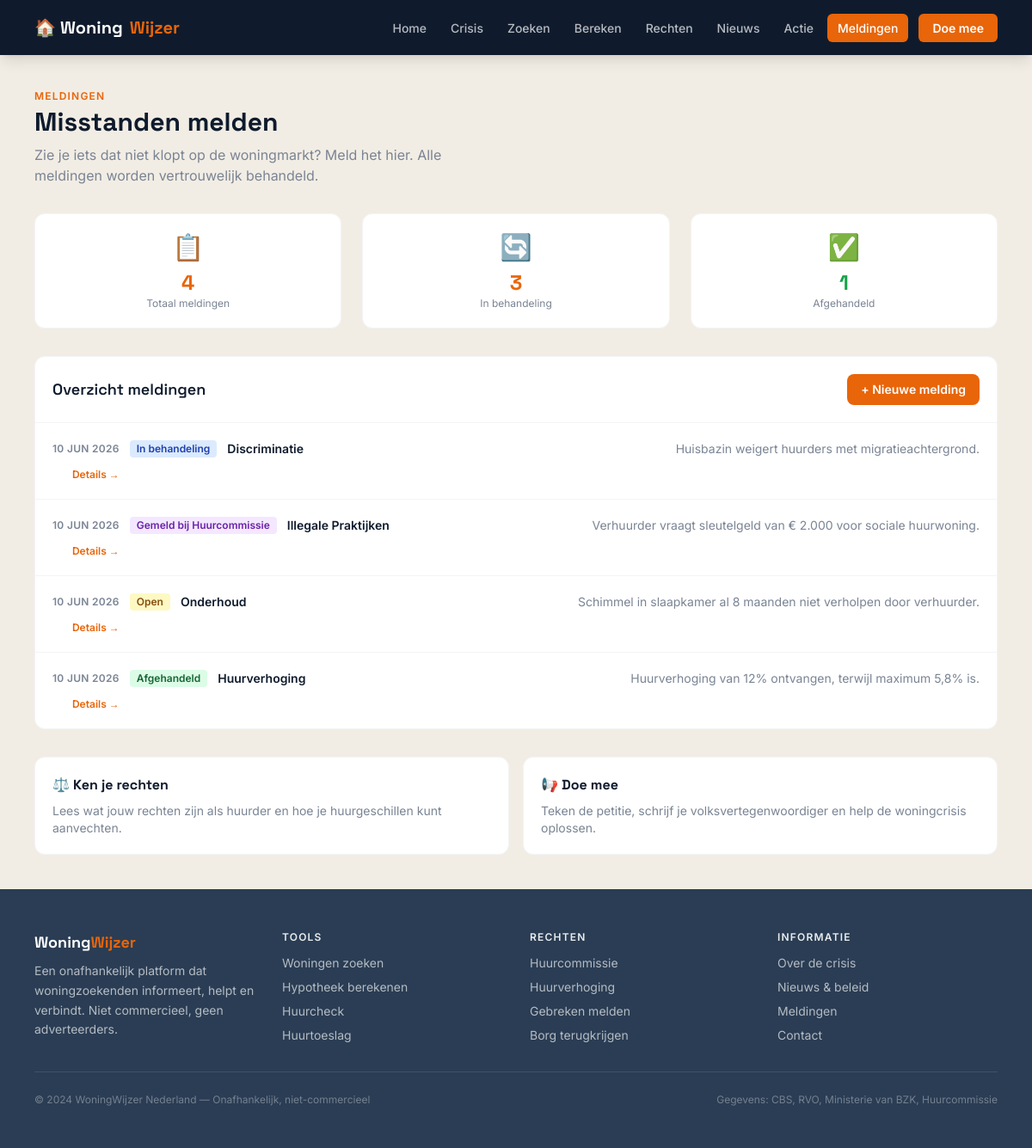
Screenshot of /woningwijzer/pages/meldingen.php with the database file from the repository.
### tables this page shows
CREATE TABLE IF NOT EXISTS meldingen (
    id INT AUTO_INCREMENT PRIMARY KEY,
    type VARCHAR(50) NOT NULL,
    omschrijving TEXT NOT NULL,
    status VARCHAR(50) DEFAULT 'Open',
    aangemaakt_op DATETIME DEFAULT CURRENT_TIMESTAMP
);

### woningwijzer/pages/meldingen.php (the view, shortened to what this page needs)
<?php
require_once __DIR__ . '/../includes/header.php';
$db = getDb();
$meldingen = $db->query("SELECT * FROM meldingen ORDER BY aangemaakt_op DESC")->fetchAll();
?>
<div class="max-w-6xl mx-auto px-4 py-10">
    <p class="text-xs font-semibold uppercase tracking-widest text-oranje mb-1">Meldingen</p>
    <h1 class="font-display text-3xl font-bold mb-2">Misstanden melden</h1>
    <p class="text-gedempt text-base max-w-lg mb-8">
        Zie je iets dat niet klopt op de woningmarkt? Meld het hier. Alle meldingen worden vertrouwelijk behandeld.
    </p>
    <div class="grid grid-cols-1 md:grid-cols-3 gap-6 mb-8">
        <div class="bg-white rounded-xl border border-gray-100 p-5 text-center">
            <div class="text-3xl mb-2">📋</div>
            <p class="font-display font-bold text-2xl text-oranje"><?= count($meldingen) ?></p>
            <p class="text-xs text-gedempt">Totaal meldingen</p>
        </div>
        <div class="bg-white rounded-xl border border-gray-100 p-5 text-center">
            <div class="text-3xl mb-2">🔄</div>
            <p class="font-display font-bold text-2xl text-oranje">3</p>
            <p class="text-xs text-gedempt">In behandeling</p>
        </div>
        <div class="bg-white rounded-xl border border-gray-100 p-5 text-center">
            <div class="text-3xl mb-2">✅</div>
            <p class="font-display font-bold text-2xl text-green-600">1</p>
            <p class="text-xs text-gedempt">Afgehandeld</p>
        </div>
    </div>
    <div class="bg-white rounded-xl border border-gray-100 overflow-hidden mb-8">
        <div class="p-5 border-b border-gray-100 flex items-center justify-between">
            <h2 class="font-display font-semibold text-lg">Overzicht meldingen</h2>
            <button class="bg-oranje hover:bg-orange-700 text-white px-4 py-2 rounded-lg text-sm font-semibold transition-colors">
                + Nieuwe melding
            </button>
        </div>
        <div class="divide-y divide-gray-100">
            <?php foreach ($meldingen as $m): ?>
                <div class="p-4 sm:p-5 grid grid-cols-1 sm:grid-cols-[auto_auto_1fr_auto] gap-2 sm:gap-3 items-start sm:items-center">
                    <span class="text-xs font-semibold uppercase tracking-wide text-gedempt"><?= date('j M Y', strtotime($m['aangemaakt_op'])) ?></span>
                    <span class="<?= match($m['status']) {
                        'Open' => 'bg-yellow-100 text-yellow-800',
                        'In behandeling' => 'bg-blue-100 text-blue-800',
                        'Gemeld bij Huurcommissie' => 'bg-purple-100 text-purple-800',
                        'Afgehandeld' => 'bg-green-100 text-green-800',
                        default => 'bg-gray-100 text-gray-600',
                    } ?> text-xs font-semibold px-2 py-0.5 rounded text-center w-fit sm:w-auto">
                        <?= $m['status'] ?>
                    </span>
                    <span class="font-semibold text-sm capitalize"><?= $m['type'] ?></span>
                    <p class="text-sm text-gedempt sm:col-span-1 col-span-2"><?= htmlspecialchars($m['omschrijving']) ?></p>
                    <a href="#" class="text-oranje text-xs font-semibold hover:underline sm:col-span-1 col-span-2 justify-self-end">Details →</a>
                </div>
            <?php endforeach; ?>
        </div>
    </div>
    <div class="grid grid-cols-1 sm:grid-cols-2 gap-4">
        <a href="rechten.php" class="bg-white border border-gray-100 rounded-xl p-5 hover:shadow-md transition-shadow group">
            <h4 class="font-display font-bold text-ink group-hover:text-oranje transition-colors mb-2">⚖️ Ken je rechten</h4>
            <p class="text-sm text-gedempt">Lees wat jouw rechten zijn als huurder en hoe je huurgeschillen kunt aanvechten.</p>
        </a>
        <a href="actie.php" class="bg-white border border-gray-100 rounded-xl p-5 hover:shadow-md transition-shadow group">
            <h4 class="font-display font-bold text-ink group-hover:text-oranje transition-colors mb-2">📢 Doe mee</h4>
            <p class="text-sm text-gedempt">Teken de petitie, schrijf je volksvertegenwoordiger en help de woningcrisis oplossen.</p>
        </a>
    </div>
</div>
<?php require_once __DIR__ . '/../includes/footer.php'; ?>

### rows the page displays
meldingen: aangemaakt_op "10 JUN 2026", status "In behandeling", type "Discriminatie", omschrijving "Huisbazin weigert huurders met migratieachtergrond."
meldingen: aangemaakt_op "10 JUN 2026", status "Gemeld bij Huurcommissie", type "Illegale Praktijken", omschrijving "Verhuurder vraagt sleutelgeld van € 2.000 voor sociale huurwoning."
meldingen: aangemaakt_op "10 JUN 2026", status "Open", type "Onderhoud", omschrijving "Schimmel in slaapkamer al 8 maanden niet verholpen door verhuurder."
meldingen: aangemaakt_op "10 JUN 2026", status "Afgehandeld", type "Huurverhoging", omschrijving "Huurverhoging van 12% ontvangen, terwijl maximum 5,8% is."

### other values shown
$item['label'] "Home"
$item['label'] "Crisis"
$item['label'] "Zoeken"
$item['label'] "Bereken"
$item['label'] "Rechten"
$item['label'] "Nieuws"
$item['label'] "Actie"
$item['label'] "Meldingen"
count($meldingen) "4"
